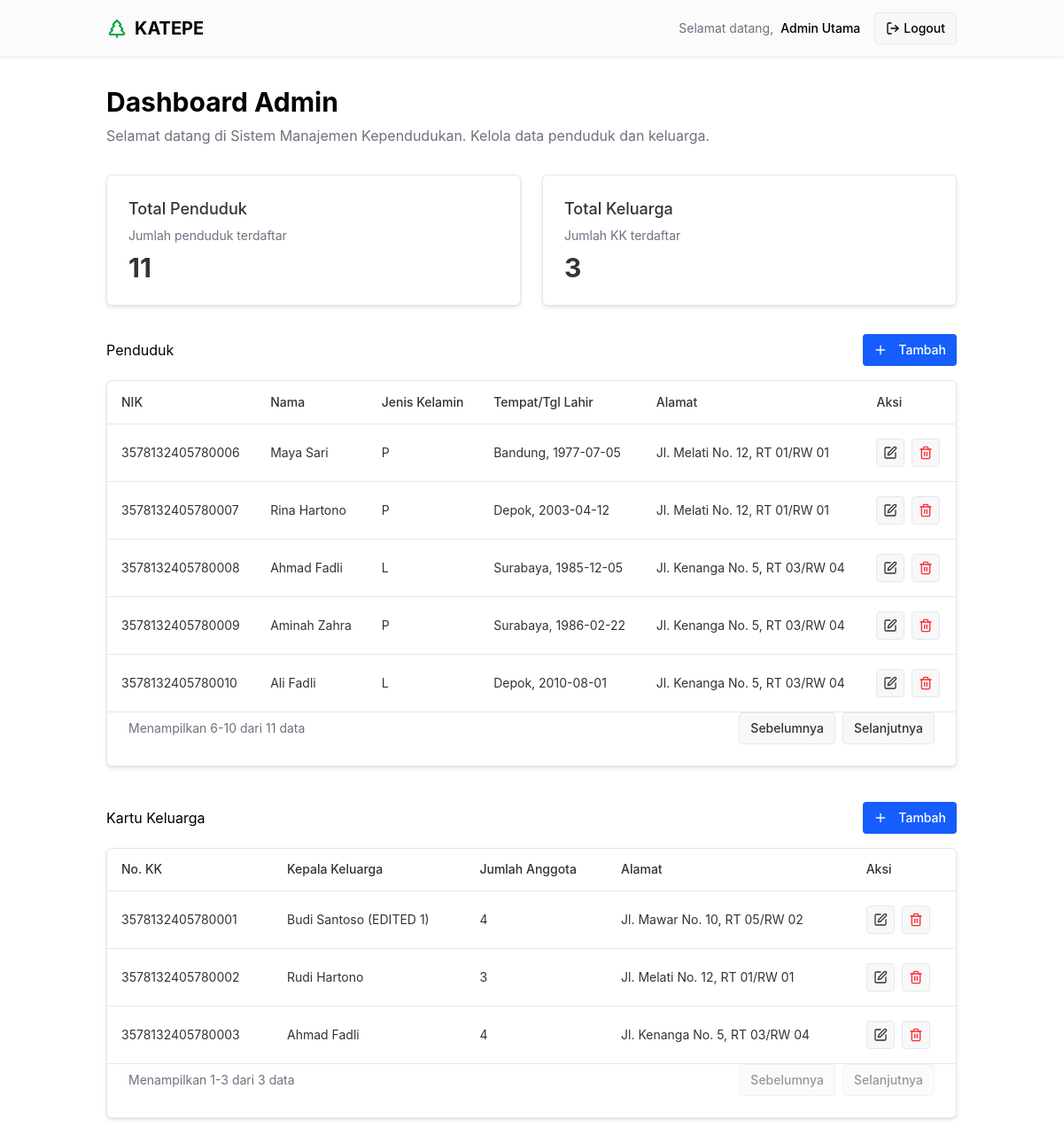
Screenshot of /petugas/dashboard.php?res_page=2 (signed in) with the database file from the repository.
### tables this page shows
CREATE TABLE `residents` (
  `id` bigint NOT NULL,
  `nik` char(16) NOT NULL,
  `password` varchar(255) DEFAULT NULL,
  `full_name` varchar(100) NOT NULL,
  `birth_date` date DEFAULT NULL,
  `birth_place` varchar(100) DEFAULT NULL,
  `family_card_id` bigint DEFAULT NULL,
  `relation` enum('Kepala Keluarga','Istri','Anak','Lainnya') NOT NULL,
  `gender` enum('L','P') NOT NULL,
  `father_id` bigint DEFAULT NULL,
  `mother_id` bigint DEFAULT NULL
);

CREATE TABLE `family_cards` (
  `id` bigint NOT NULL,
  `kk_number` char(16) NOT NULL,
  `head_id` bigint DEFAULT NULL,
  `address` text,
  `subdistrict` varchar(100) DEFAULT NULL,
  `district` varchar(100) DEFAULT NULL,
  `city` varchar(100) DEFAULT NULL,
  `province` varchar(100) DEFAULT NULL
);

### petugas/dashboard.php (the view, shortened to what the rows shown need)
<?php
include '../utils/conn.php';
$res_limit = 5;
$res_page = isset($_GET['res_page']) && is_numeric($_GET['res_page']) ? (int)$_GET['res_page'] : 1;
$res_offset = ($res_page - 1) * $res_limit;
$res_stmt = $conn->prepare("SELECT r.*, address
                            FROM residents r
                            JOIN family_cards fc ON r.family_card_id=fc.id
                            LIMIT ? OFFSET ?");
$res_stmt->bind_param("ii", $res_limit, $res_offset);
$res_stmt->execute();
$res_result = $res_stmt->get_result();
$fc_limit = 5;
$fc_page = isset($_GET['fc_page']) && is_numeric($_GET['fc_page']) ? (int)$_GET['fc_page'] : 1;
$fc_offset = ($fc_page - 1) * $fc_limit;
$fc_stmt = $conn->prepare("SELECT fc.*, r.full_name AS head_name,
    (SELECT COUNT(*) FROM residents WHERE family_card_id = fc.id) AS member_count
    FROM family_cards fc
    LEFT JOIN residents r ON fc.head_id = r.id
    LIMIT ? OFFSET ?");
$fc_stmt->bind_param("ii", $fc_limit, $fc_offset);
$fc_stmt->execute();
$fc_result = $fc_stmt->get_result();
?>
<div class="container py-8">
    <div class="mb-8">
        <h1 class="text-3xl font-bold mb-2">Dashboard Admin</h1>
    </div>
    <div class="mb-8 space-y-8">
        <div>
            <div class="flex justify-between items-center mb-4">
                <h2>Penduduk</h2>
            </div>
            <div class="mt-2 ring-offset-background focus-visible:outline-none focus-visible:ring-2 focus-visible:ring-ring focus-visible:ring-offset-2" style="animation-duration: 0s;">
                <div class="rounded-lg border bg-card text-card-foreground shadow-sm" data-v0-t="card">
                    <div class="p-0">
                        <div class="relative w-full overflow-auto">
                            <table class="w-full caption-bottom text-sm">
                                <thead class="[&amp;_tr]:border-b">
                                    <tr class="border-b transition-colors hover:bg-muted/50 data-[state=selected]:bg-muted">
                                        <th class="h-12 px-4 text-left align-middle font-medium">NIK</th>
                                        <th class="h-12 px-4 text-left align-middle font-medium">Nama</th>
                                        <th class="h-12 px-4 text-left align-middle font-medium">Jenis Kelamin</th>
                                        <th class="h-12 px-4 text-left align-middle font-medium">Tempat/Tgl Lahir</th>
                                        <th class="h-12 px-4 text-left align-middle font-medium">Alamat</th>
                                        <th class="h-12 px-4 text-left align-middle font-medium">Aksi</th>
                                    </tr>
                                </thead>
                                <tbody class="[&amp;_tr:last-child]:border-0">
                                    <?php
                                    while ($row = $res_result->fetch_assoc()) {
                                    ?>
                                        <tr class="border-b transition-colors hover:bg-muted/50 data-[state=selected]:bg-muted">
                                            <td class="p-4 align-middle"><?= $row['nik'] ?></td>
                                            <td class="p-4 align-middle"><?= $row['full_name'] ?></td>
                                            <td class="p-4 align-middle"><?= $row['gender'] ?></td>
                                            <td class="p-4 align-middle"><?= $row['birth_place'] . ", " . $row['birth_date'] ?></td>
                                            <td class="p-4 align-middle"><?= $row['address'] ?></td>
                                            <td class="p-4 align-middle">
                                                <div class="flex gap-2">
                                                    <a href="resident-form.php?id=<?= $row['id'] ?>" class="inline-flex items-center justify-center gap-2 whitespace-nowrap rounded-md text-sm font-medium ring-offset-background transition-colors focus-visible:outline-none focus-visible:ring-2 focus-visible:ring-ring focus-visible:ring-offset-2 disabled:pointer-events-none disabled:opacity-50 [&amp;_svg]:pointer-events-none [&amp;_svg]:size-4 [&amp;_svg]:shrink-0 border border-input bg-background hover:bg-accent hover:text-accent-foreground h-8 w-8">
                                                    </a>
                                                    <form method="POST" action="resident-delete.php" onsubmit="return confirm('Yakin ingin menghapus data penduduk ini?');" style="display:inline;">
                                                        <button type="submit" class="inline-flex items-center justify-center gap-2 whitespace-nowrap rounded-md text-sm font-medium ring-offset-background transition-colors focus-visible:outline-none focus-visible:ring-2 focus-visible:ring-ring focus-visible:ring-offset-2 disabled:pointer-events-none disabled:opacity-50 [&_svg]:pointer-events-none [&_svg]:size-4 [&_svg]:shrink-0 border border-input bg-background hover:bg-accent hover:text-accent-foreground h-8 w-8 text-red-500">
                                                        </button>
                                                    </form>
                                                </div>
                                            </td>
                                        </tr>
                                    <?php
                                    }
                                    ?>
                                </tbody>
                            </table>
                        </div>
                    </div>
                </div>
            </div>
        </div>
        <div class="mt-10">
            <div class="flex justify-between items-center mb-4">
                <h2>Kartu Keluarga</h2>
            </div>
            <div class="mt-2 ring-offset-background focus-visible:outline-none focus-visible:ring-2 focus-visible:ring-ring focus-visible:ring-offset-2" style="animation-duration: 0s;">
                <div class="rounded-lg border bg-card text-card-foreground shadow-sm" data-v0-t="card">
                    <div class="p-0">
                        <div class="relative w-full overflow-auto">
                            <table class="w-full caption-bottom text-sm">
                                <thead class="[&amp;_tr]:border-b">
                                    <tr class="border-b transition-colors hover:bg-muted/50 data-[state=selected]:bg-muted">
                                        <th class="h-12 px-4 text-left align-middle font-medium">No. KK</th>
                                        <th class="h-12 px-4 text-left align-middle font-medium">Kepala Keluarga</th>
                                        <th class="h-12 px-4 text-left align-middle font-medium">Jumlah Anggota</th>
                                        <th class="h-12 px-4 text-left align-middle font-medium">Alamat</th>
                                        <th class="h-12 px-4 text-left align-middle font-medium">Aksi</th>
                                    </tr>
                                </thead>
                                <tbody class="[&amp;_tr:last-child]:border-0">
                                    <?php
                                    while ($fc_row = $fc_result->fetch_assoc()) {
                                    ?>
                                        <tr class="border-b transition-colors hover:bg-muted/50 data-[state=selected]:bg-muted">
                                            <td class="p-4 align-middle"><?= htmlspecialchars($fc_row['kk_number']) ?></td>
                                            <td class="p-4 align-middle"><?= htmlspecialchars($fc_row['head_name']) ?></td>
                                            <td class="p-4 align-middle"><?= $fc_row['member_count'] ?></td>
                                            <td class="p-4 align-middle"><?= htmlspecialchars($fc_row['address']) ?></td>
                                            <td class="p-4 align-middle">
                                                <div class="flex gap-2">
                                                    <a href="fc-form.php?id=<?= $fc_row['id'] ?>" class="inline-flex items-center justify-center gap-2 whitespace-nowrap rounded-md text-sm font-medium ring-offset-background transition-colors focus-visible:outline-none focus-visible:ring-2 focus-visible:ring-ring focus-visible:ring-offset-2 disabled:pointer-events-none disabled:opacity-50 [&_svg]:pointer-events-none [&_svg]:size-4 [&_svg]:shrink-0 border border-input bg-background hover:bg-accent hover:text-accent-foreground h-8 w-8">
                                                    </a>
                                                    <form method="POST" action="fc-delete.php" onsubmit="return confirm('Yakin ingin menghapus data KK ini?');" style="display:inline;">
                                                        <button type="submit" class="inline-flex items-center justify-center gap-2 whitespace-nowrap rounded-md text-sm font-medium ring-offset-background transition-colors focus-visible:outline-none focus-visible:ring-2 focus-visible:ring-ring focus-visible:ring-offset-2 disabled:pointer-events-none disabled:opacity-50 [&_svg]:pointer-events-none [&_svg]:size-4 [&_svg]:shrink-0 border border-input bg-background hover:bg-accent hover:text-accent-foreground h-8 w-8 text-red-500">
                                                        </button>
                                                    </form>
                                                </div>
                                            </td>
                                        </tr>
                                    <?php } ?>
                                </tbody>
                            </table>
                        </div>
                    </div>
                </div>
            </div>
        </div>
    </div>
</div>

### rows the page displays
residents: nik "3578132405780006", full_name "Maya Sari", gender "P", birth_place "Bandung", birth_date "1977-07-05", family_card.address "Jl. Melati No. 12, RT 01/RW 01"
residents: nik "3578132405780007", full_name "Rina Hartono", gender "P", birth_place "Depok", birth_date "2003-04-12", family_card.address "Jl. Melati No. 12, RT 01/RW 01"
residents: nik "3578132405780008", full_name "Ahmad Fadli", gender "L", birth_place "Surabaya", birth_date "1985-12-05", family_card.address "Jl. Kenanga No. 5, RT 03/RW 04"
residents: nik "3578132405780009", full_name "Aminah Zahra", gender "P", birth_place "Surabaya", birth_date "1986-02-22", family_card.address "Jl. Kenanga No. 5, RT 03/RW 04"
residents: nik "3578132405780010", full_name "Ali Fadli", gender "L", birth_place "Depok", birth_date "2010-08-01", family_card.address "Jl. Kenanga No. 5, RT 03/RW 04"
family_cards: kk_number "3578132405780001", head.full_name "Budi Santoso (EDITED 1)", member_count "4", address "Jl. Mawar No. 10, RT 05/RW 02"
family_cards: kk_number "3578132405780002", head.full_name "Rudi Hartono", member_count "3", address "Jl. Melati No. 12, RT 01/RW 01"
family_cards: kk_number "3578132405780003", head.full_name "Ahmad Fadli", member_count "4", address "Jl. Kenanga No. 5, RT 03/RW 04"

### other values shown
$_SESSION['nama'] "Admin Utama"
$res_total_records "11"
$fc_total_records "3"
$start "6"
$end "10"
$start "1"
$end "3"
